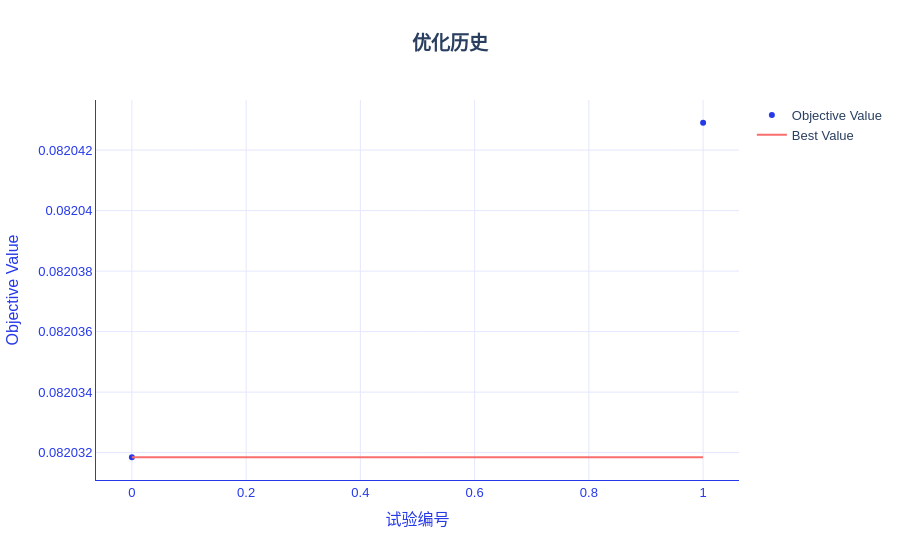

Notebook source saved alongside this figure:
### Markdown cell above
## 7. XGBoost 分类：训练、评估、搜索和报告

本节所有代码可以独立运行。保留全量样本，用显式轮数和两次搜索控制演示耗时。

### Code cell
import sys

sys.path.append("../")

import numpy as np
import pandas as pd
from IPython.display import display
from hscredit import hscredit_dataset
from hscredit.utils.datasets import HSCREDIT_EXAMPLE_COLUMNS
from pathlib import Path
from tempfile import mkdtemp
from sklearn.base import clone
from optuna.samplers import GridSampler
from hscredit import XGBoost, get_metric, get_loss
from hscredit.report import ModelReport
from hscredit.utils import save_pickle, load_pickle

from hscredit.core.model_selection import oot_split, group_train_test_split
from sklearn.preprocessing import StandardScaler
from hscredit.core.models.losses import FocalLoss

data = hscredit_dataset(columns=HSCREDIT_EXAMPLE_COLUMNS)

features = ["BASE_X187", "DK_X1689", "DK_X44", "DK_X1995_2", "DK_X1223", "DK_X2677"]
target = "MOB6@30"
data["MOB1@30"] = data["MOB1"].gt(30).astype(int)
data["MOB3@30"] = data["MOB3"].gt(30).astype(int)
data["MOB6@30"] = data["MOB6"].gt(30).astype(int)
data["风险调整金额"] = data["loan_amt"].where(data["MOB6"].le(60), -data["loan_amt"])
data["授信时间"] = pd.to_datetime(data["授信时间"])

# 最新自然月作为 OOT；同一客户不能同时进入开发集和 OOT。
oot_start = data["授信时间"].max().to_period("M").start_time
development, oot = oot_split(data, time_col="授信时间", oot_start=oot_start)
development = development.loc[~development["用户编码"].isin(oot["用户编码"])].copy()
train, test = group_train_test_split(development, group="用户编码", test_size=0.25, random_state=42)
fit_data, validation = group_train_test_split(
    train, group="用户编码", test_size=0.25, random_state=42
)

# 填补和标准化只在调参训练子集上拟合；目标列保留原值。
fill_values = fit_data[features].median()
scaler = StandardScaler().fit(fit_data[features].fillna(fill_values))
for frame in [fit_data, validation, train, test, oot]:
    frame[features] = scaler.transform(frame[features].fillna(fill_values))
datasets = {"训练集": train, "测试集": test, "OOT": oot}

# 直接训练：DataFrame 内含 target，其他标签与元信息不进入 X。
model = XGBoost(
    target=target,
    n_estimators=8,
    max_depth=2,
    early_stopping_rounds=None,
    validation_fraction=0,
    n_jobs=1,
    random_state=42,
)
model.fit(
    fit_data[features + [target]],
    eval_set={"验证集": validation[features + [target]]},
    eval_metric=get_metric("brier"),
)
display(pd.DataFrame([model.evaluate(test[features + [target]], metrics=["auc", "ks", "brier"])]))

# 使用现成 FocalLoss 作为自定义训练目标，不在 Notebook 实现损失函数。
loss = FocalLoss(alpha=0.6, gamma=1.0)
focal_model = clone(model).set_params(objective=loss)
focal_model.fit(fit_data[features + [target]])
display(
    pd.DataFrame(
        {
            "Focal验证损失": [
                loss.evaluate(validation[target], focal_model.predict_proba(validation[features]))
            ]
        }
    )
)

# 独立验证集搜索；test 和 OOT 均不参与调参。
search_space = {"max_depth": [2, 3]}
best = model.tune(
    fit_data[features + [target]],
    eval_set={"验证集": validation[features + [target]]},
    search_space=search_space,
    metric=get_metric("brier"),
    sampler=GridSampler(search_space, seed=42),
    n_trials=2,
    cv=None,
    n_jobs=1,
    retention="predictions",
    show_progress_bar=False,
)
display(best.tuner.get_optimization_history())
display(best.tuner.plot_optimization_history())
print("最佳参数：", best.tuner.best_params_)

# 固定参数后，用完整 train 重训并生成多标签、多数据集报告。
fixed_model = clone(best)
fixed_model.fit(train[features + [target]])
report = ModelReport(
    fixed_model,
    datasets=datasets,
    features=features,
    overdue=["MOB1", "MOB3", "MOB6"],
    dpds=30,
    overdue_operator=">",
    metrics=["auc", "ks", "brier"],
    n_jobs=1,
)
display(report.summary())
output = Path(mkdtemp(prefix="hscredit_XGBoost_"))
report.to_excel(
    output / "模型报告.xlsx",
    amount="loan_amt",
    date="授信时间",
    with_plots=False,
    include_sample_records=False,
    mode="strict",
)

# 同时保存预处理和模型，原始输入才能重现同一预测。
save_pickle(
    {"features": features, "fill_values": fill_values, "scaler": scaler, "model": fixed_model},
    output / "完整推理包.pkl",
)
fixed_model.save_inference(output / "轻量模型.pkl")
restored = XGBoost.load(output / "轻量模型.pkl")
display(
    pd.DataFrame(
        restored.predict_proba(test[features]), columns=["好样本概率", "坏样本概率"]
    ).head()
)
print(output)

# 继续训练使用单独对象，不修改上面已经定稿的模型。
continuing = clone(fixed_model)
continuing.fit(fit_data[features + [target]])
rounds_before = continuing.get_native_model().get_booster().num_boosted_rounds()
continuing.fit(validation[features + [target]], continue_training=True)
rounds_after = continuing.get_native_model().get_booster().num_boosted_rounds()
display(pd.DataFrame({"续训前轮数": [rounds_before], "续训后轮数": [rounds_after]}))
display(pd.DataFrame([continuing.evaluate(test[features + [target]], metrics=["auc", "ks"])]))

### Figure 1 — Plotly figure (JSON) as saved in the notebook; plotly's stock layout.template omitted (floating-point values rounded to 4 significant figures)
{"data": [{"mode": "markers", "name": "Objective Value", "type": "scatter", "x": [0, 1], "y": [0.08203, 0.08204]}, {"mode": "lines", "name": "Best Value", "type": "scatter", "x": [0, 1], "y": [0.08203, 0.08203]}, {"marker": {"color": "#8A8FA3"}, "mode": "markers", "name": "Infeasible Trial", "showlegend": false, "type": "scatter", "x": [], "y": []}], "layout": {"colorway": ["#2639E9", "#F76E6C", "#FE7715", "#8892F3", "#9956A4", "#EA4585", "#5665EE", "#F0587A", "#B729AB", "#3C4DEB", "#E73B72", "#832EC2", "#BC5F8F", "#E0249A"], "font": {"family": "Alimama FangYuanTi VF, Microsoft YaHei, sans-serif", "size": 13}, "hoverlabel": {"bgcolor": "white", "bordercolor": "#2639E9", "font": {"family": "Alimama FangYuanTi VF, Microsoft YaHei, sans-serif", "size": 13}}, "legend": {"font": {"size": 13}}, "paper_bgcolor": "white", "plot_bgcolor": "white", "title": {"font": {"size": 19}, "text": "<b>优化历史</b>", "x": 0.5, "xanchor": "center"}, "xaxis": {"color": "#2639E9", "gridcolor": "#E5E7FC", "linecolor": "#2639E9", "showgrid": true, "showline": true, "tickfont": {"size": 13}, "title": {"font": {"size": 16}, "text": "试验编号"}, "zeroline": false}, "yaxis": {"color": "#2639E9", "gridcolor": "#E5E7FC", "linecolor": "#2639E9", "showgrid": true, "showline": true, "tickfont": {"size": 13}, "title": {"font": {"size": 16}, "text": "Objective Value"}, "zeroline": false}}}
